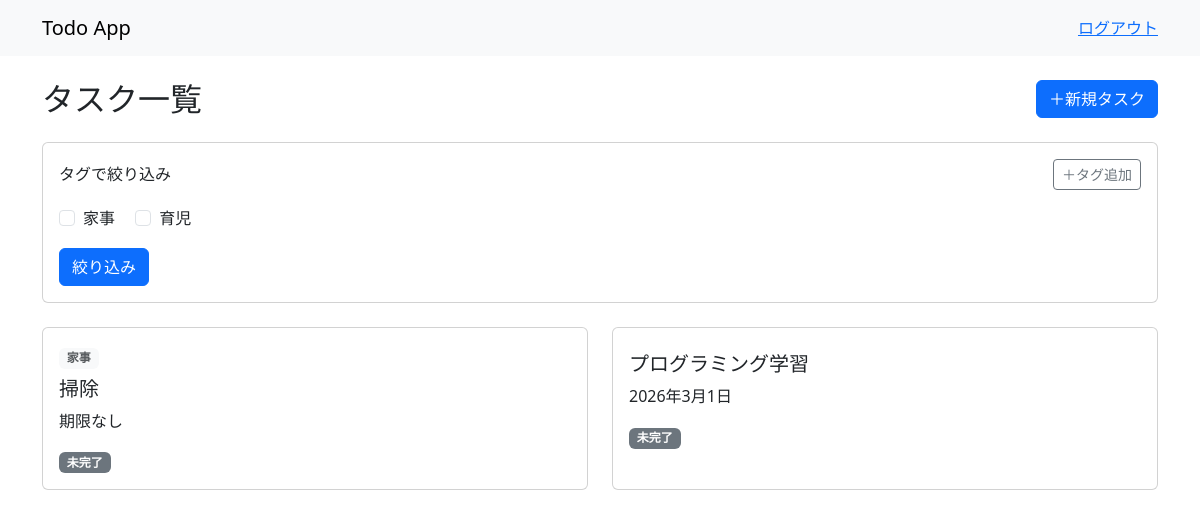
The page /todos/ (signed in) on the database as committed earlier.
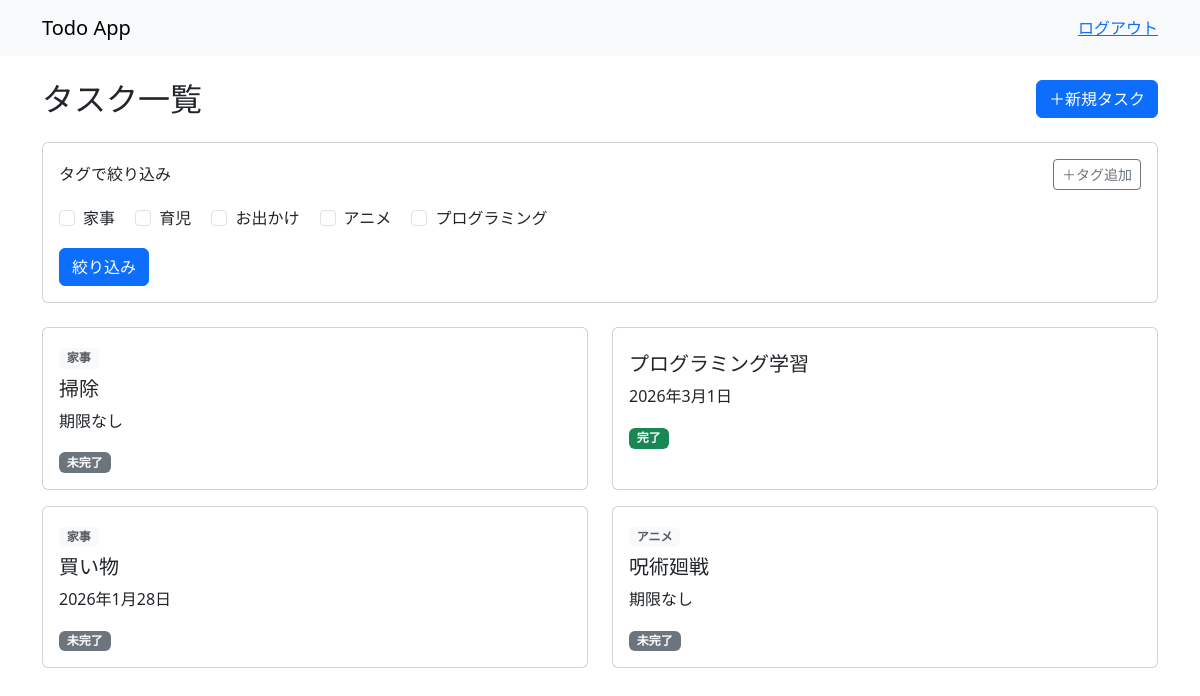
The same page on the database as committed later.
### todos/models.py (models this page shows, shortened)
class Tag(models.Model):
    user = models.ForeignKey(
        settings.AUTH_USER_MODEL,
        on_delete=models.CASCADE,
        related_name="tags",
        verbose_name="ユーザー",
    )
    name = models.CharField(max_length=50, verbose_name="タグ名")
    created_at = models.DateTimeField(auto_now_add=True)
    updated_at = models.DateTimeField(auto_now=True)
    class Meta:
        unique_together = ("user", "name")

class Todo(models.Model):
    user = models.ForeignKey(
        settings.AUTH_USER_MODEL,
        on_delete=models.CASCADE,
        related_name="todos",
        verbose_name="ユーザー",
    )
    title = models.CharField(max_length=100, verbose_name="タイトル")
    description = models.TextField(blank=True, null=True, verbose_name="詳細")
    due_date = models.DateField(blank=True, null=True, verbose_name="締切日")
    is_completed = models.BooleanField(default=False, verbose_name="完了")
    created_at = models.DateTimeField(auto_now_add=True)
    updated_at = models.DateTimeField(auto_now=True)
    tags = models.ManyToManyField(
        "Tag",
        blank=True,
        related_name="todos",
        verbose_name="タグ",
    )

### todos/views.py (the view)
# urls.py: path("", TodoListView.as_view(), name="todo_list"),
class TodoListView(LoginRequiredMixin, ListView):
    model = Todo
    template_name = "todos/todo_list.html"
    context_object_name = "todos"
    def get_queryset(self):
        queryset = Todo.objects.filter(user=self.request.user)
        tag_ids = self.request.GET.getlist("tag")
        if tag_ids:
            queryset = queryset.filter(tags__id__in=tag_ids).distinct()
        return queryset
    def get_context_data(self, **kwargs):
        context = super().get_context_data(**kwargs)
        context["all_tags"] = Tag.objects.filter(user=self.request.user)
        context["selected_tag_ids"] = self.request.GET.getlist("tag")
        return context

### templates/todos/todo_list.html (shortened to what this page needs)
{% extends 'base.html' %}
{% block content %}
<div class="container">
    <div class="d-flex justify-content-between align-items-center mb-4">
        <h2 class="mb-0">タスク一覧</h2>
        <a href="{% url 'todo_create'%}" class="btn btn-primary">＋新規タスク</a>
    </div>
    <div class="card mb-4">
        <div class="card-body">
            <div class="d-flex justify-content-between align-items-center mb-3">
                <h6 class="mb-0">タグで絞り込み</h6>
                <a href="{% url 'tag_create'%}" class="btn btn-sm btn-outline-secondary">＋タグ追加</a>
            </div>
            <form method="get">
                {% for tag in all_tags %}
                <div class="form-check form-check-inline">
                    <input
                    type="checkbox"
                    id="tag{{ tag.id }}"
                    {% comment %}
                    {% endcomment %}
                    class="form-check-input"
                    name="tag" value="{{ tag.id }}"
                    {% if tag.id|stringformat:"s" in selected_tag_ids %}checked{% endif %}>
                    <label class="form-check-label" for="tag{{ tag.id }}">
                        {{ tag.name }}
                    </label>
                </div>
                {% endfor %}
                <div class="mt-3">
                    <button type="submit" class="btn btn-primary">絞り込み</button>
                </div>
            </form>
        </div>
    </div>
    <div class="row">
        {% for todo in todos %}
        <div class="col-md-6 mb-3">
            <div class="card h-100 position-relative">
                <div class="card-body">
                    <div class="mb-2">
                        {% for tag in todo.tags.all %}
                            <span class="badge text-bg-light text-body-secondary me-1">
                                {{ tag.name }}
                            </span>
                        {% endfor %}
                    </div>
                    <h5 class="card-title">{{ todo.title }}</h5>
                    <p class="card-text">
                        {{ todo.due_date|default:"期限なし"}}
                    </p>
                    {% if todo.is_completed %}
                    <span class="badge text-bg-success">完了</span>
                    {% else %}
                    <span class="badge text-bg-secondary">未完了</span>
                    {% endif %}
                </div>
            </div>
        </div>
        {% endfor %}
    </div>
</div>
    {% endblock content %}

### templates/base.html (shortened to what this page needs)
<!doctype html>
<html lang="ja" >
<head>
    <link rel="stylesheet" href="https://cdn.jsdelivr.net/npm/bootstrap@5.3.0/dist/css/bootstrap.min.css" >
</head>
<body>
    {% if user.is_authenticated %}
    <nav class="navbar navbar-light bg-light mb-4">
        <div class="container">
            <span class="navbar-brand">Todo App</span>
            <div class="ms-auto">
                <a href="{% url "logout" %}">ログアウト</a>
            </div>
        </div>
    </nav>
    {% endif %}
    <main>
        {% block content %}
        {% endblock content %}
    </main>
</body>
</html>

Rows that differ between the two databases and show on the page:
added Tag: name "お出かけ", shown under "タグで絞り込み"
added Tag: name "アニメ"
added Tag: name "プログラミング", shown under "タグで絞り込み"
changed Todo "プログラミング学習": is_completed "未完了" → "完了"
added Todo: title "買い物", due_date "2026年1月28日", is_completed "未完了", Tag (name "家事")
added Todo: title "呪術廻戦", due_date "期限なし", is_completed "未完了"
